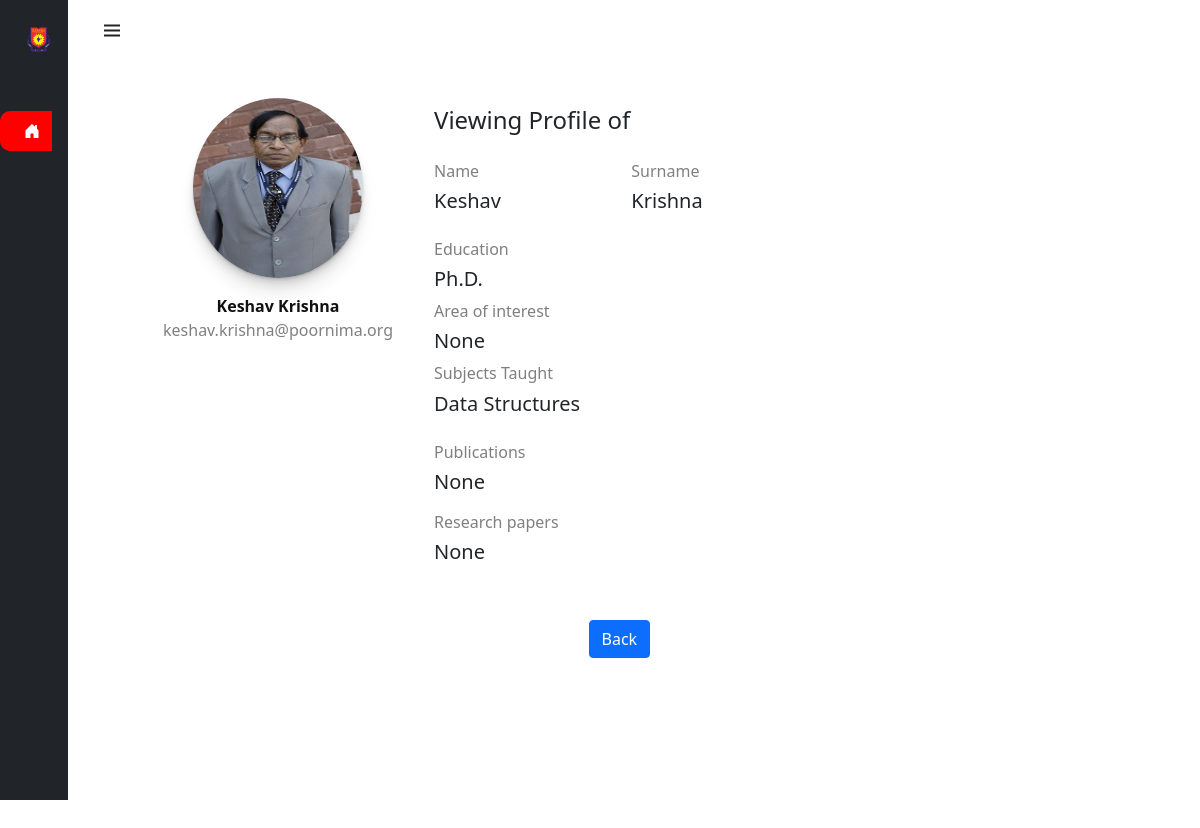
Page /profile/keshav/ on the committed database.
### faculty_app/models.py (models this page shows)
class FacultyProfile(models.Model):
    user = models.CharField(default=None, blank=True, null=True,max_length=100)
    f_name = models.CharField(default=None, blank=True, null=True,max_length=100)
    l_name = models.CharField(default=None, blank=True, null=True,max_length=100)
    email = models.CharField(default=None, blank=True, null=True,max_length=100)
    education = models.CharField(default=None, blank=True, null=True,max_length=20,)
    areaofinterest = models.CharField(default=None, blank=True, null=True,max_length=50)
    subjects = models.CharField(default=None, blank=True, null=True,max_length=500)
    publications = models.CharField(default=None, blank=True, null=True,max_length=500)
    research = models.CharField(default=None, blank=True, null=True,max_length=500)
    image = models.ImageField(default=None,upload_to='profile_image' , blank=True)

### faculty_app/views.py (the view)
# urls.py: path('profile/<str:username>/', views.get_user_profile,name="individual_profile"),
def get_user_profile(request,username):
    user = User.objects.get(username=username)
    at = FacultyProfile.objects.get(email=user.email)
    return render(request, 'user_profile.html', {"user_details":user,"profile_details":at,"media_url":settings.MEDIA_URL})

### faculty_app/templates/user_profile.html (shortened to what this page needs)
<!DOCTYPE html>
<html lang="en">
<head>
    {% load static %}
    <link rel="stylesheet" href="{% static 'css/Faculty-profile.css' %}">
    <link rel="stylesheet" href="https://cdn.jsdelivr.net/npm/bootstrap@5.0.1/dist/css/bootstrap.min.css">
    <link rel="stylesheet" href="https://cdn.jsdelivr.net/npm/boxicons@latest/css/boxicons.min.css">
</head>
<body id="body-pd">
    <header class="header" id="header">
        <div class="header_toggle"> <i class='bx bx-menu' id="header-toggle"></i> </div>
    </header>
    <div class="l-navbar" id="nav-bar">
        <nav class="nav">
            <div class="scr">
                <a style="color:white; font-weight:700;" href="{% url 'home' %}" class="nav_logo">
                    <span class="nav_logo-name">
                        <img style="padding-right:30px;" class="nav-icon" src="{% static 'img/POORNIMA.png' %}" width=60 height=30>
                    </span>POORNIMA</a>
                    <hr>
                <div class="nav_list">
                      <a onclick="return Initial_View(1)" title="View All" href="#" class="nav_link active">
                      </a>
                </div>
            </div>
        </nav>
    </div>
<div class="main-content"  id="main-content" style="margin-bottom:270px;margin-left:50px;">
  <div class="container rounded bg-white mt-5 mb-5">
    <div class="row">
        <div readonly class="col-md-3 border-right">
            <div class="d-flex flex-column align-items-center text-center p-3 py-5"><img style="    box-shadow:
              0 1px 1px hsl(0deg 0% 0% / 0.075),
              0 2px 2px hsl(0deg 0% 0% / 0.075),
              0 4px 4px hsl(0deg 0% 0% / 0.075),
              0 8px 8px hsl(0deg 0% 0% / 0.075),
              0 16px 16px hsl(0deg 0% 0% / 0.075)
            ;" class="rounded-circle mb-3" height="180px" width="170px" src={{profile_details.image.url}}><span class="font-weight-bold" style="color:#111111;"><b>{{profile_details.f_name}} {{profile_details.l_name}}</b></span><span readonly class="text-black-50">{{profile_details.email}}</span></div>
            </div>
            <div class="col-md-5 border-right">
                <div class="p-3 py-5">
                    <div class="d-flex justify-content-between align-items-center mb-3">
                        <h4 class="text-right mt-2">Viewing Profile of</h4>
                    </div>
                    <div class="row mt-2">
                        <div  class="col-md-6"><label class="labels"><h6 class="text-black-50">Name</h6></label><h5>{{profile_details.f_name}}</h5></div>
                        <div class="col-md-6"><label class="labels"><h6 class="text-black-50">Surname</h6></label><h5>{{profile_details.l_name}}</h5></div>
                    </div>
                    <div class="row mt-3">
                        <div class="col-md-12"><label class="labels"><h6 class="text-black-50">Education</h6></label><h5> {{profile_details.education}}</h5></div>
                        <div class="col-md-12"><label class="labels"><h6 class="text-black-50">Area of interest</h6></label><h5>{{profile_details.areaofinterest}}</h5></div>
                        <div class="col-md-12"><label class="labels"><h6 class="text-black-50">Subjects Taught</h6></label><h5>{{profile_details.subjects}}</h5></div>
                    </div>
                    <div class="row mt-3">
                        <div class="col-md-12">
                            <div class="col-md-12"><label class="labels"><h6 class="text-black-50">Publications</h6></label><h5>{{profile_details.publications}}</h5></div>
                    <div class="row mt-3">
                        <div class="col-md-12"><label class="labels"><h6 class="text-black-50">Research papers</h6></label><h5>{{profile_details.research}}</h5></div>
                    </div>
                    <div class="mt-5 text-center"><a href="{% url 'faculty-view' %}"><button class="btn btn-primary profile-button" type="submit">Back</button></a></div>
                </div>
            </div>
            </div>
        </div>
    </div>
    </div>
</div>
</body>
</html>

### faculty_app/static/css/Faculty-profile.css (style rules this page uses)
:root { --header-height: 3rem; --nav-width: 68px; --first-color: rgb(33,37,41); --first-color-light: #ffffff; --white-color: #ffffff; --body-font: 'Nunito', sans-serif; --normal-font-size: 1rem; --z-fixed: 100; }
body { position: relative; margin: var(--header-height) 0 0 0; padding: 0 1rem; font-family: var(--body-font); font-size: var(--normal-font-size); transition: .5s; overflow-y:scroll; overflow-x:hidden; }
a { text-decoration: none!important; }
a:link { text-decoration: none!important; }
.header { width: 100%; height: var(--header-height); position: fixed; top: 0; left: 0; display: flex; align-items: center; justify-content: space-between; padding: 0 1rem; background-color: var(--white-color); z-index: var(--z-fixed); transition: .5s; }
.header_toggle { color: var(--first-color); font-size: 1.5rem; cursor: pointer }
.l-navbar { position: fixed; top: 0; left: -30%; width: var(--nav-width); height: 100vh; background-color: var(--first-color); padding: .5rem 1rem 0 0; transition: .5s; z-index: var(--z-fixed); }
.nav { height: 100%; display: flex; flex-direction: column; justify-content: space-between; overflow: hidden; }
.nav_logo, .nav_link { display: grid; grid-template-columns: max-content max-content; align-items: center; column-gap: 1rem; padding: .5rem 0 .5rem 1.5rem }
.nav_logo { margin-bottom: 2rem }
.nav_logo-name { color: var(--white-color); font-weight:bold; color:red; }
.nav_link { position: relative; text-decoration: none; color: var(--first-color-light); margin-bottom: 1.5rem; transition: .3s; margin-right:10px; }
.active { background-color:red; border-radius: 10px; }
.container { padding: 2px 16px; }
.profile-button { background: rgb(99, 39, 120); box-shadow: none; border: none }
.labels { font-size: 11px }
@media screen and (min-width: 768px) { body { margin: calc(var(--header-height) + 1rem) 0 0 0; padding-left: calc(var(--nav-width) + 2rem); } }
@media screen and (min-width: 768px) { .header { height: calc(var(--header-height) + 1rem); padding: 0 2rem 0 calc(var(--nav-width) + 2rem); } }
@media screen and (min-width: 768px) { .l-navbar { left: 0; padding: 1rem 1rem 0 0; } }
.main-content { margin:10px; border-radius: 4px; }

### rows in the picture
FacultyProfile: image (picture), f_name "Keshav", l_name "Krishna", email "keshav.krishna@poornima.org", education "Ph.D.", areaofinterest "None", subjects "Data Structures", publications "None", research "None"
